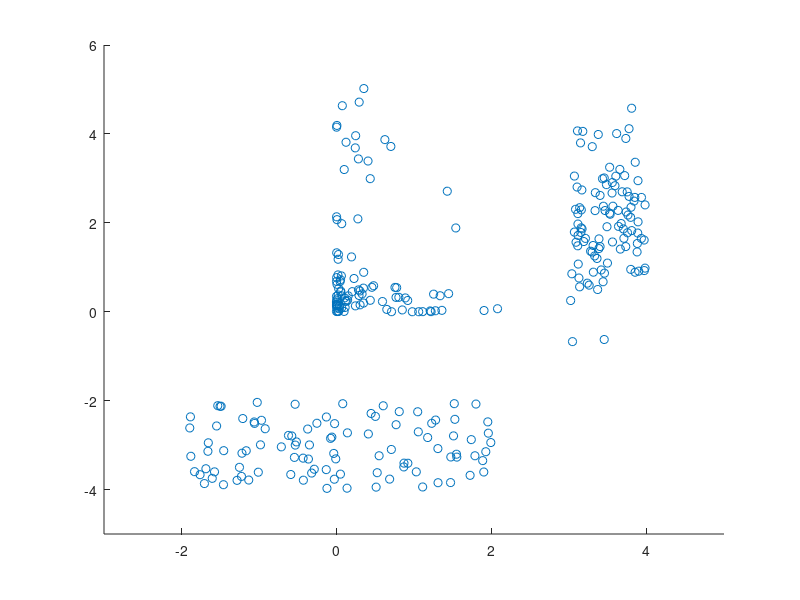

Recreate this plot in MATLAB. (Note: this script raises an error after producing the figure.)

clear
cd('H:\Kurser_undervisning\TINONS1\Uge5')
load cluster_dataset
data = [x y];

% plot data
xi=-3; xf=5; yi=-5; yf=6;
scatter(x, y)
axis([xi xf yi yf])

% Using netlab..
cd('H:\Kurser_undervisning\TINONS1\Tools\netlab\netlab')

dim = 2; % dimensions
ncentres = 7; % number of mixtures - try using e.g. 3, 5 and 7..
covartype = 'spherical'; % covariance-matrix type.. 'spherical', 'diag' or 'full'
mix = gmm(dim, ncentres, covartype);


opts = foptions; % standard options
opts(1) = 1; % show errors
opts(3) = 0.001; % stop-criterion of EM-algorithm
opts(5) = 0; % do not reset covariance matrix in case of small singular values.. (1=do reset..)
opts(14) = 100; % max number of iterations
%[MIX, OPTIONS, ERRLOG] = GMMEM(MIX, X, OPTIONS)
[mix, opts, errlog] = gmmem(mix, data, opts);

mix % see contents..

% draw contours..
inc=0.01;
xrange = xi:inc:xf;
yrange = yi:inc:yf;
[X Y]=meshgrid(xrange, yrange);
ygrid = gmmprob(mix, [X(:) Y(:)]);
ygrid = reshape(ygrid,size(X));
figure, imagesc(ygrid(end:-1:1, :)), colorbar
figure, contour(xrange, yrange, ygrid, 0:0.01:0.3,'k-')
hold on, scatter(x, y, 'b')



%%%%%%%%%%%%%%%%%%%%%%%%%%%%%%%%%%%%%%%%%%%%%%%%%%%%%%
% step-by-step illustration of EM algorithm for GMMs
%%%%%%%%%%%%%%%%%%%%%%%%%%%%%%%%%%%%%%%%%%%%%%%%%%%%%%
M = 500; % number of steps/iterations
mix = gmm(dim, ncentres, covartype); % new mixture
%mix = gmminit(mix, data, opts); % initialize using Kmeans
opts(14) = 1; % max number of iterations
for iterId=1:M, 
    [mix, opts, errlog] = gmmem(mix, data, opts);

    % draw contours..
    figure(3), scatter(x, y, 'r'), hold on
    a = gmmactiv(mix, [X(:) Y(:)]); % activations
    for i=1:ncentres,
        ygrid = a(:,i); % gaussian mixture number i
        ygrid = reshape(ygrid,size(X));
        contour(xrange, yrange, ygrid, 0:0.1:1,'k-')
        plot(mix.centres(i, 1), mix.centres(i,2), 'k.', 'MarkerSize', 10)
        title(['Iteration ' num2str(iterId) ' - Error ' num2str(errlog)], 'FontSize', 20)
    end
    axis([xi xf yi yf])
    hold off
    pause
end





%%%%%%%%%%%%%%%%%%%%%%%%%%%%%%%%%%%%%%%%%%%%%%%%%%%%%%
% GMM for handwritten digits (unsupervised learning)
%%%%%%%%%%%%%%%%%%%%%%%%%%%%%%%%%%%%%%%%%%%%%%%%%%%%%%
clear

%% MNIST handwritten digits data
load('H:\Kurser_undervisning\TINONS1\DataSets\MNIST_HandwrittenDigits\mnist_all.mat')

% show some data..
for i=1:5,
    im = reshape(test0(i,:), 28, 28)';
    figure(1), imshow(im),
    pause
end

% use 0's, 1's and 2's (random..)
X = double([test0; test1; test2]);

mu = mean(X);
[u, s, v] = svd(X - repmat(mu, size(X,1), 1));

dim = 10; % dimensions
v1= v(:, 1:dim); % using new basis/features
Xnew = X*v1; 

% dim = 784; % dimensions
ncentres = 7; % number of mixtures
covartype = 'diag'; % covariance-matrix type.. 'spherical', 'diag' or 'full'
mix = gmm(dim, ncentres, covartype);

opts = foptions; % standard options
opts(1) = 1; % show errors
opts(3) = 0.001; % stop-criterion of EM-algorithm
opts(5) = 1; % do not reset covariance matrix in case of small singular values.. (1=do reset..)
opts(14) = 100; % max number of iterations

mix = gmminit(mix, Xnew, opts); % initialize using Kmeans
[mix, opts, errlog] = gmmem(mix, Xnew, opts);

% generate data (deterministic from the means..) - an advantage of
% generative models..
for i=1:ncentres,
    center_im = mix.centres(i,:)*v1' + mu; % mix.centres(1,:) is "how much is there of each principal component=basis vector"
    im = reshape(center_im, 28, 28)';
    figure(1), imagesc(im),colorbar % note - also negative values..
    pause
end





